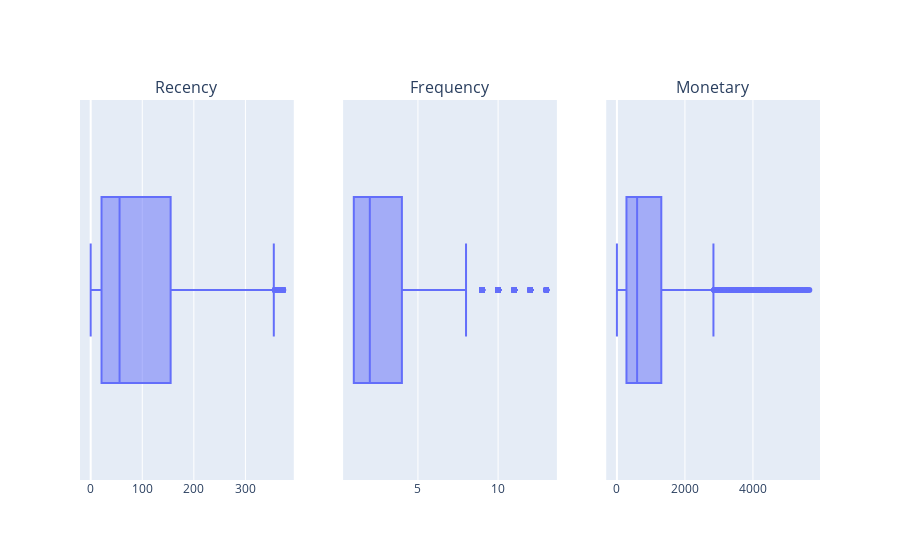

Write notebook code for a chart like this one.
### Markdown cell above
Посмотрим на коробчатые диаграммы после удаления выбросов

### Code cell
boxes = [px.box(rfm, x=column) for column in rfm.columns]
fig = make_subplots(
    rows=1, cols=3, 
    subplot_titles=(
        "Recency", "Frequency", "Monetary"
    )
)

for i, box in enumerate(boxes):
    fig.add_trace(boxes[i]['data'][0], row=1, col=i+1)

fig.update_layout(showlegend=True)
fig.write_html('plotly/boxplot_2.html')
fig.show()

### Figure 1 — Plotly figure (JSON) as saved in the notebook; plotly's stock layout.template omitted (floating-point values rounded to 4 significant figures; data arrays with more than 128 entries replaced by an {"elided": "..."} marker saying what was removed)
{"data": [{"alignmentgroup": "True", "hovertemplate": "Recency=%{x}<extra></extra>", "legendgroup": "", "marker": {"color": "#636efa"}, "name": "", "notched": false, "offsetgroup": "", "orientation": "h", "showlegend": false, "type": "box", "x": {"elided": "4044 int values"}, "x0": " ", "xaxis": "x", "y0": " ", "yaxis": "y"}, {"alignmentgroup": "True", "hovertemplate": "Frequency=%{x}<extra></extra>", "legendgroup": "", "marker": {"color": "#636efa"}, "name": "", "notched": false, "offsetgroup": "", "orientation": "h", "showlegend": false, "type": "box", "x": {"elided": "4044 int values"}, "x0": " ", "xaxis": "x2", "y0": " ", "yaxis": "y2"}, {"alignmentgroup": "True", "hovertemplate": "Monetary=%{x}<extra></extra>", "legendgroup": "", "marker": {"color": "#636efa"}, "name": "", "notched": false, "offsetgroup": "", "orientation": "h", "showlegend": false, "type": "box", "x": {"elided": "4044 float values"}, "x0": " ", "xaxis": "x3", "y0": " ", "yaxis": "y3"}], "layout": {"annotations": [{"font": {"size": 16}, "showarrow": false, "text": "Recency", "x": 0.1444, "xanchor": "center", "xref": "paper", "y": 1, "yanchor": "bottom", "yref": "paper"}, {"font": {"size": 16}, "showarrow": false, "text": "Frequency", "x": 0.5, "xanchor": "center", "xref": "paper", "y": 1, "yanchor": "bottom", "yref": "paper"}, {"font": {"size": 16}, "showarrow": false, "text": "Monetary", "x": 0.8556, "xanchor": "center", "xref": "paper", "y": 1, "yanchor": "bottom", "yref": "paper"}], "showlegend": true, "xaxis": {"anchor": "y", "domain": [0, 0.2889]}, "xaxis2": {"anchor": "y2", "domain": [0.3556, 0.6444]}, "xaxis3": {"anchor": "y3", "domain": [0.7111, 1]}, "yaxis": {"anchor": "x", "domain": [0, 1]}, "yaxis2": {"anchor": "x2", "domain": [0, 1]}, "yaxis3": {"anchor": "x3", "domain": [0, 1]}}}
